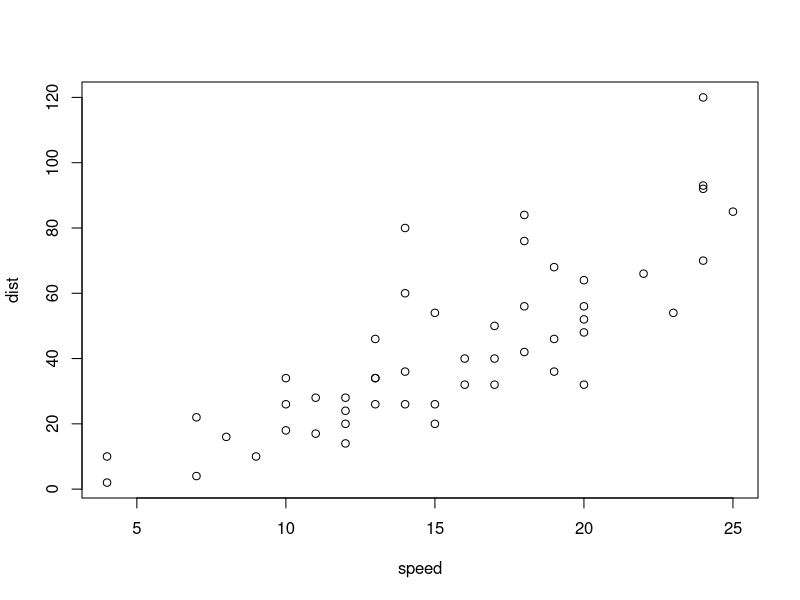
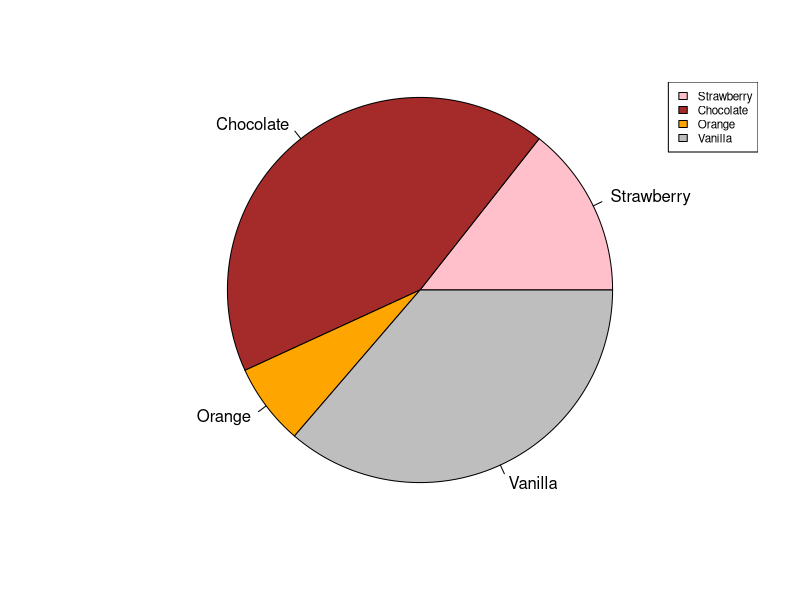

These figures' R source, in order:
## ---- chunk 1
print("Experimenting with the plots in R")
plot(cars)
## ---- chunk 2
vol <- c(21, 62, 10, 53)

lab <- c("Strawberry", "Chocolate", "Orange", "Vanilla")

colo <- c("pink", "brown", "orange", "grey")

pie(x=vol,labels = lab, radius = 1, col = colo)
legend("topright", c("Strawberry", "Chocolate", "Orange", "Vanilla"), cex = 0.7, fill = colo)
## ---- chunk 3

